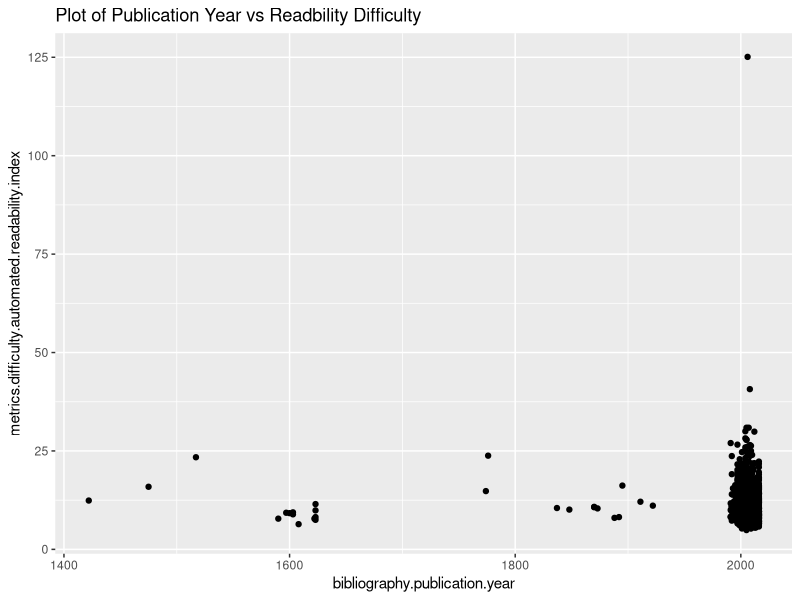
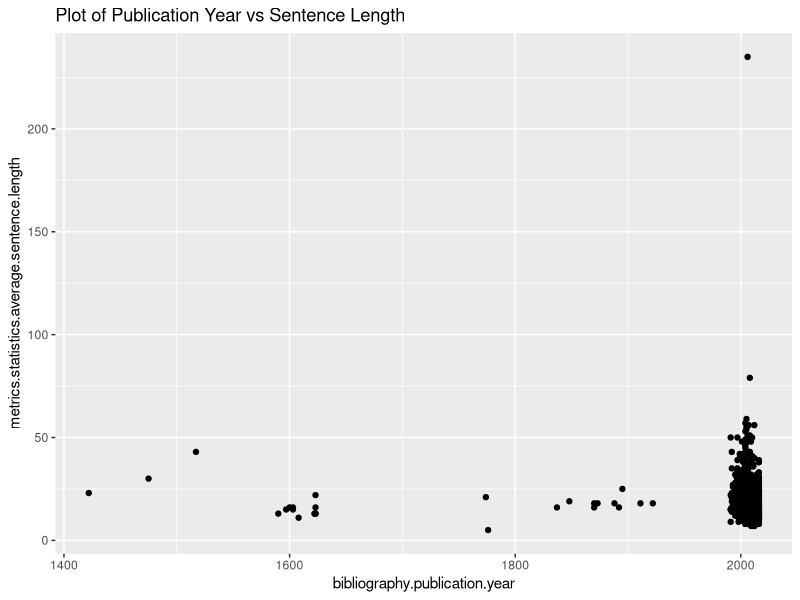
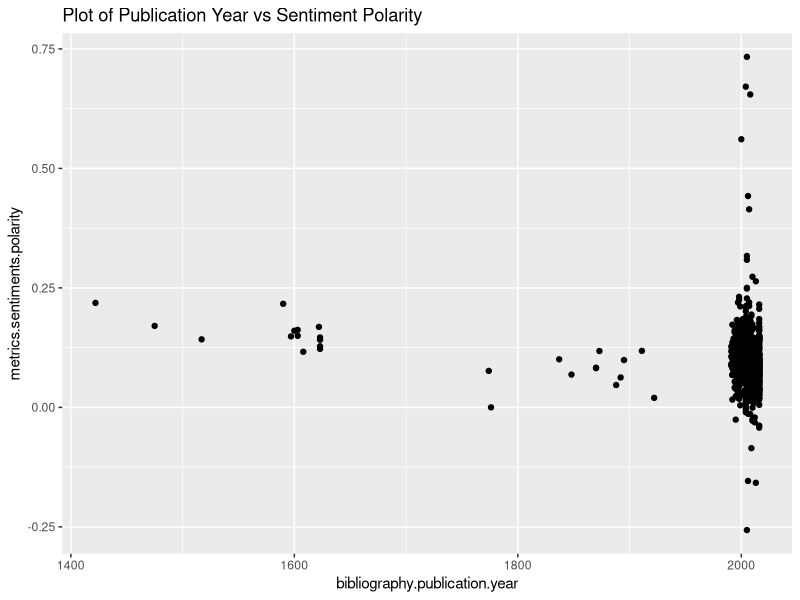

R code for these plots, in order:
## ---- chunk 1
library (here)
library (ggplot2)
library (dplyr)
## ---- chunk 2
books_data<- read.csv ("classics.csv")
## ---- chunk 3
dim(books_data)
## ---- chunk 4
summary(is.na(books_data))
## ---- chunk 5
colnames(books_data)
## ---- chunk 6
books_data %>%
  ggplot() +aes (bibliography.publication.year, metrics.difficulty.automated.readability.index) +geom_point() +ggtitle("Plot of Publication Year vs Readbility Difficulty")
  
## ---- chunk 7
books_data %>%
  ggplot() +aes (bibliography.publication.year, metrics.statistics.average.sentence.length) +geom_point() +ggtitle("Plot of Publication Year vs Sentence Length")
## ---- chunk 8
books_data %>%
  ggplot() +aes (bibliography.publication.year, metrics.sentiments.polarity) +geom_point() +ggtitle("Plot of Publication Year vs Sentiment Polarity")
